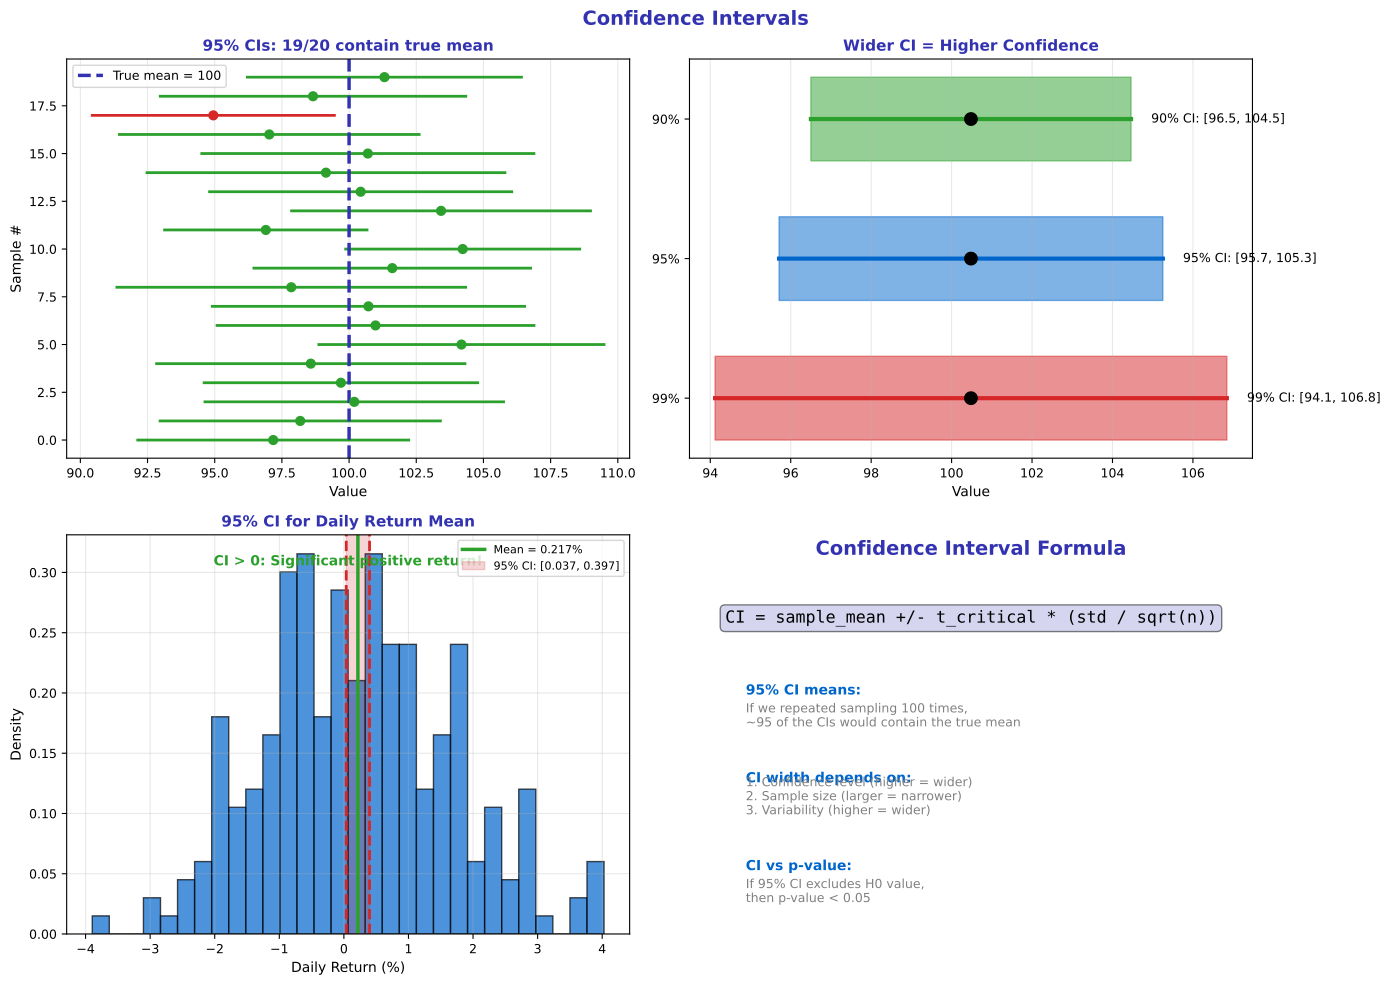

Generate this figure with Python:
"""Confidence Intervals - Estimating parameters"""
import matplotlib.pyplot as plt
import numpy as np
from scipy import stats
from pathlib import Path

plt.rcParams.update({
    'font.size': 10,
    'axes.labelsize': 10,
    'axes.titlesize': 11,
    'xtick.labelsize': 9,
    'ytick.labelsize': 9,
    'legend.fontsize': 9,
    'figure.figsize': (10, 6),
    'figure.dpi': 150
})

MLPURPLE = '#3333B2'
MLLAVENDER = '#ADADE0'
MLBLUE = '#0066CC'
MLORANGE = '#FF7F0E'
MLGREEN = '#2CA02C'
MLRED = '#D62728'

np.random.seed(42)

fig, axes = plt.subplots(2, 2, figsize=(14, 10))
fig.suptitle('Confidence Intervals', fontsize=14, fontweight='bold', color=MLPURPLE)

# Plot 1: CI visualization
ax1 = axes[0, 0]
true_mean = 100
sample_size = 30
num_samples = 20

# Generate samples and CIs
np.random.seed(42)
contains_true = 0

for i in range(num_samples):
    sample = np.random.normal(true_mean, 15, sample_size)
    sample_mean = np.mean(sample)
    sem = stats.sem(sample)
    ci = stats.t.interval(0.95, sample_size-1, loc=sample_mean, scale=sem)

    color = MLGREEN if ci[0] <= true_mean <= ci[1] else MLRED
    if ci[0] <= true_mean <= ci[1]:
        contains_true += 1

    ax1.plot([ci[0], ci[1]], [i, i], color=color, linewidth=2)
    ax1.scatter([sample_mean], [i], color=color, s=40, zorder=5)

ax1.axvline(true_mean, color=MLPURPLE, linewidth=2.5, linestyle='--', label=f'True mean = {true_mean}')
ax1.set_title(f'95% CIs: {contains_true}/{num_samples} contain true mean', fontsize=11,
              fontweight='bold', color=MLPURPLE)
ax1.set_xlabel('Value', fontsize=10)
ax1.set_ylabel('Sample #', fontsize=10)
ax1.legend(fontsize=9)
ax1.grid(axis='x', alpha=0.3)

# Plot 2: Different confidence levels
ax2 = axes[0, 1]
sample = np.random.normal(100, 15, 50)
sample_mean = np.mean(sample)
sem = stats.sem(sample)

levels = [0.90, 0.95, 0.99]
colors = [MLGREEN, MLBLUE, MLRED]
y_positions = [3, 2, 1]

for level, color, y in zip(levels, colors, y_positions):
    ci = stats.t.interval(level, len(sample)-1, loc=sample_mean, scale=sem)
    ax2.fill_between([ci[0], ci[1]], [y-0.3, y-0.3], [y+0.3, y+0.3], color=color, alpha=0.5)
    ax2.plot([ci[0], ci[1]], [y, y], color=color, linewidth=3)
    ax2.scatter([sample_mean], [y], color='black', s=80, zorder=5)
    ax2.text(ci[1] + 0.5, y, f'{level*100:.0f}% CI: [{ci[0]:.1f}, {ci[1]:.1f}]',
             fontsize=9, va='center')

ax2.set_title('Wider CI = Higher Confidence', fontsize=11, fontweight='bold', color=MLPURPLE)
ax2.set_xlabel('Value', fontsize=10)
ax2.set_yticks([1, 2, 3])
ax2.set_yticklabels(['99%', '95%', '90%'])
ax2.grid(axis='x', alpha=0.3)

# Plot 3: CI for stock returns
ax3 = axes[1, 0]
returns = np.random.normal(0.08, 1.5, 252)  # Daily returns

mean_ret = np.mean(returns)
sem_ret = stats.sem(returns)
ci_95 = stats.t.interval(0.95, len(returns)-1, loc=mean_ret, scale=sem_ret)

ax3.hist(returns, bins=30, density=True, alpha=0.7, color=MLBLUE, edgecolor='black')
ax3.axvline(mean_ret, color=MLGREEN, linewidth=2.5, label=f'Mean = {mean_ret:.3f}%')
ax3.axvline(ci_95[0], color=MLRED, linewidth=2, linestyle='--')
ax3.axvline(ci_95[1], color=MLRED, linewidth=2, linestyle='--')
ax3.axvspan(ci_95[0], ci_95[1], alpha=0.2, color=MLRED, label=f'95% CI: [{ci_95[0]:.3f}, {ci_95[1]:.3f}]')

ax3.set_title('95% CI for Daily Return Mean', fontsize=11, fontweight='bold', color=MLPURPLE)
ax3.set_xlabel('Daily Return (%)', fontsize=10)
ax3.set_ylabel('Density', fontsize=10)
ax3.legend(fontsize=8)
ax3.grid(alpha=0.3)

# Check if 0 is in the CI
if ci_95[0] > 0:
    ax3.text(0.5, 0.95, 'CI > 0: Significant positive return!', transform=ax3.transAxes,
             fontsize=10, va='top', ha='center', color=MLGREEN, fontweight='bold')
elif ci_95[1] < 0:
    ax3.text(0.5, 0.95, 'CI < 0: Significant negative return!', transform=ax3.transAxes,
             fontsize=10, va='top', ha='center', color=MLRED, fontweight='bold')
else:
    ax3.text(0.5, 0.95, 'CI includes 0: Cannot reject H0', transform=ax3.transAxes,
             fontsize=10, va='top', ha='center', color=MLORANGE, fontweight='bold')

# Plot 4: CI formula and interpretation
ax4 = axes[1, 1]
ax4.axis('off')

ax4.text(0.5, 0.95, 'Confidence Interval Formula', ha='center', fontsize=14,
         fontweight='bold', color=MLPURPLE, transform=ax4.transAxes)

ax4.text(0.5, 0.78, 'CI = sample_mean +/- t_critical * (std / sqrt(n))',
         ha='center', fontsize=12, family='monospace', transform=ax4.transAxes,
         bbox=dict(boxstyle='round', facecolor=MLLAVENDER, alpha=0.5))

interpretations = [
    ('95% CI means:', 'If we repeated sampling 100 times,\n~95 of the CIs would contain the true mean'),
    ('CI width depends on:', '1. Confidence level (higher = wider)\n2. Sample size (larger = narrower)\n3. Variability (higher = wider)'),
    ('CI vs p-value:', 'If 95% CI excludes H0 value,\nthen p-value < 0.05'),
]

y = 0.6
for title, desc in interpretations:
    ax4.text(0.1, y, title, fontsize=10, fontweight='bold', color=MLBLUE, transform=ax4.transAxes)
    ax4.text(0.1, y - 0.08, desc, fontsize=9, color='gray', transform=ax4.transAxes)
    y -= 0.22

plt.tight_layout()
plt.savefig(Path(__file__).parent / 'chart.pdf', dpi=300, bbox_inches='tight')
plt.close()
